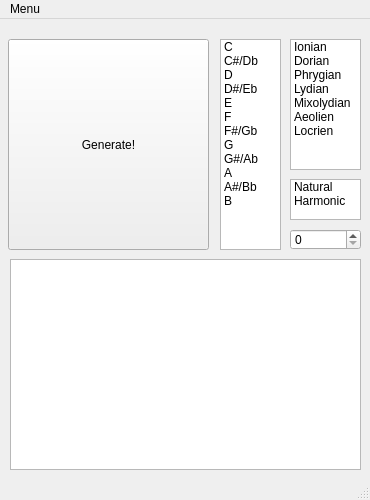
<?xml version="1.0" encoding="UTF-8"?>
<ui version="4.0">
 <class>RootWindow</class>
 <widget class="QMainWindow" name="RootWindow">
  <property name="enabled">
   <bool>true</bool>
  </property>
  <property name="geometry">
   <rect>
    <x>0</x>
    <y>0</y>
    <width>370</width>
    <height>500</height>
   </rect>
  </property>
  <property name="minimumSize">
   <size>
    <width>370</width>
    <height>500</height>
   </size>
  </property>
  <property name="maximumSize">
   <size>
    <width>370</width>
    <height>500</height>
   </size>
  </property>
  <property name="windowTitle">
   <string notr="true">MelonBox</string>
  </property>
  <property name="autoFillBackground">
   <bool>false</bool>
  </property>
  <property name="dockOptions">
   <set>QMainWindow::AllowTabbedDocks|QMainWindow::AnimatedDocks</set>
  </property>
  <widget class="QWidget" name="centralWidget">
   <widget class="QListWidget" name="uScaleList">
    <property name="geometry">
     <rect>
      <x>220</x>
      <y>20</y>
      <width>61</width>
      <height>211</height>
     </rect>
    </property>
    <item>
     <property name="text">
      <string>C</string>
     </property>
    </item>
    <item>
     <property name="text">
      <string>C#/Db</string>
     </property>
    </item>
    <item>
     <property name="text">
      <string>D</string>
     </property>
    </item>
    <item>
     <property name="text">
      <string>D#/Eb</string>
     </property>
    </item>
    <item>
     <property name="text">
      <string>E</string>
     </property>
    </item>
    <item>
     <property name="text">
      <string>F</string>
     </property>
    </item>
    <item>
     <property name="text">
      <string>F#/Gb</string>
     </property>
    </item>
    <item>
     <property name="text">
      <string>G</string>
     </property>
    </item>
    <item>
     <property name="text">
      <string>G#/Ab</string>
     </property>
    </item>
    <item>
     <property name="text">
      <string>A</string>
     </property>
    </item>
    <item>
     <property name="text">
      <string>A#/Bb</string>
     </property>
    </item>
    <item>
     <property name="text">
      <string>B</string>
     </property>
    </item>
   </widget>
   <widget class="QListWidget" name="uModeList">
    <property name="geometry">
     <rect>
      <x>290</x>
      <y>20</y>
      <width>71</width>
      <height>131</height>
     </rect>
    </property>
    <item>
     <property name="text">
      <string>Ionian</string>
     </property>
    </item>
    <item>
     <property name="text">
      <string>Dorian</string>
     </property>
    </item>
    <item>
     <property name="text">
      <string>Phrygian</string>
     </property>
    </item>
    <item>
     <property name="text">
      <string>Lydian</string>
     </property>
    </item>
    <item>
     <property name="text">
      <string>Mixolydian</string>
     </property>
    </item>
    <item>
     <property name="text">
      <string>Aeolien</string>
     </property>
    </item>
    <item>
     <property name="text">
      <string>Locrien</string>
     </property>
    </item>
   </widget>
   <widget class="QTextBrowser" name="oProgDisplay">
    <property name="geometry">
     <rect>
      <x>10</x>
      <y>240</y>
      <width>351</width>
      <height>211</height>
     </rect>
    </property>
   </widget>
   <widget class="QPushButton" name="pushButton">
    <property name="geometry">
     <rect>
      <x>8</x>
      <y>20</y>
      <width>201</width>
      <height>211</height>
     </rect>
    </property>
    <property name="text">
     <string>Generate!</string>
    </property>
    <property name="shortcut">
     <string>Enter</string>
    </property>
   </widget>
   <widget class="QSpinBox" name="uVariationNumber">
    <property name="geometry">
     <rect>
      <x>290</x>
      <y>210</y>
      <width>71</width>
      <height>21</height>
     </rect>
    </property>
   </widget>
   <widget class="QListWidget" name="uModeTypeList">
    <property name="geometry">
     <rect>
      <x>290</x>
      <y>160</y>
      <width>71</width>
      <height>41</height>
     </rect>
    </property>
    <item>
     <property name="text">
      <string>Natural</string>
     </property>
    </item>
    <item>
     <property name="text">
      <string>Harmonic</string>
     </property>
    </item>
   </widget>
   <zorder>oProgDisplay</zorder>
   <zorder>uScaleList</zorder>
   <zorder>uModeList</zorder>
   <zorder>pushButton</zorder>
   <zorder>uVariationNumber</zorder>
   <zorder>uModeTypeList</zorder>
  </widget>
  <widget class="QMenuBar" name="menuBar">
   <property name="geometry">
    <rect>
     <x>0</x>
     <y>0</y>
     <width>370</width>
     <height>21</height>
    </rect>
   </property>
   <widget class="QMenu" name="menuMelonBox">
    <property name="title">
     <string>Menu</string>
    </property>
    <addaction name="actionQuit"/>
   </widget>
   <addaction name="menuMelonBox"/>
  </widget>
  <widget class="QStatusBar" name="statusBar"/>
  <action name="actionQuit">
   <property name="text">
    <string>Quit</string>
   </property>
  </action>
 </widget>
 <layoutdefault spacing="6" margin="11"/>
 <resources/>
 <connections>
  <connection>
   <sender>actionQuit</sender>
   <signal>triggered()</signal>
   <receiver>RootWindow</receiver>
   <slot>close()</slot>
   <hints>
    <hint type="sourcelabel">
     <x>-1</x>
     <y>-1</y>
    </hint>
    <hint type="destinationlabel">
     <x>224</x>
     <y>124</y>
    </hint>
   </hints>
  </connection>
 </connections>
</ui>
